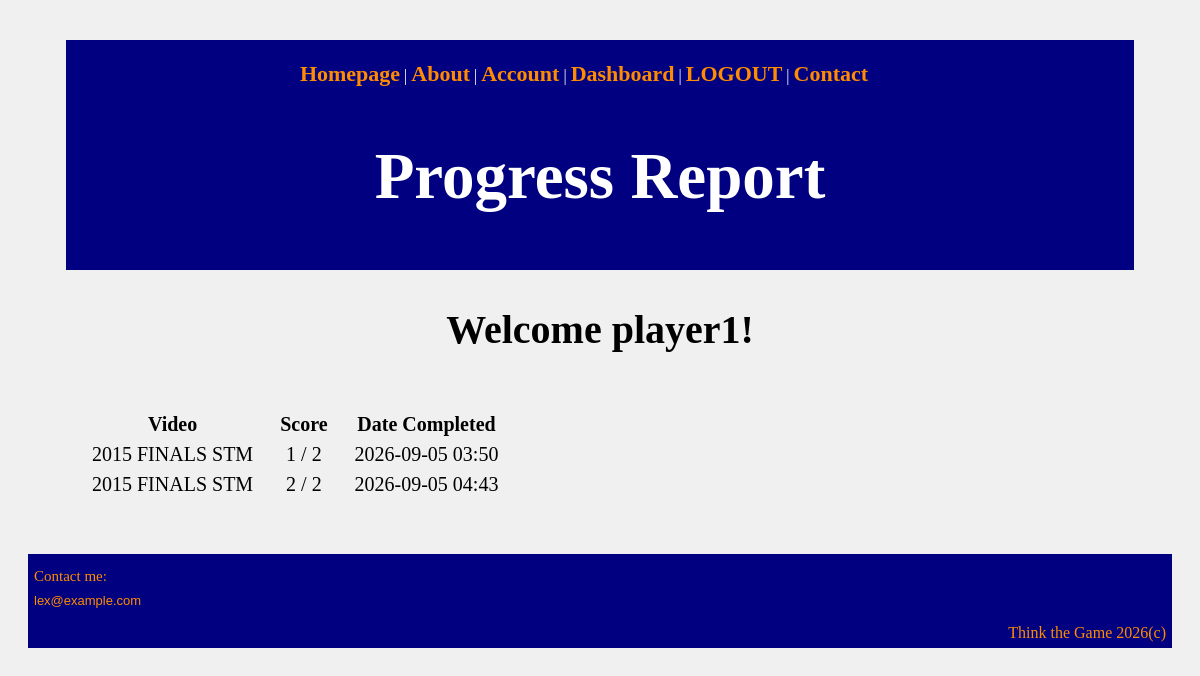
/player_progress (signed in), run on the app's committed database.
### basketball_decision_web/app_v2.py (models this page shows, shortened)
class User(UserMixin,db.Model):
    __tablename__ = "users"
    id = db.Column(db.Integer, primary_key=True)
    username = db.Column(db.String(80), unique=True, nullable=False)
    email = db.Column(db.String(120), unique=True, nullable=False)
    password_hash = db.Column(db.String(128), nullable=False)
    role = db.Column(db.String(20), nullable=False, default="player")
    coach_id = db.Column(db.Integer, db.ForeignKey("users.id"))
    created_at = db.Column(
        db.DateTime,
        nullable=False,
        default=datetime.utcnow,
        index=True
    )
    videos = db.relationship("Video", backref="user", lazy=True)
    coach = db.relationship("User", remote_side="User.id", backref="players")

class PlayerProgress(db.Model):
    id = db.Column(db.Integer, primary_key=True)
    user_id = db.Column(db.Integer, db.ForeignKey("users.id"), nullable=False)
    video_id = db.Column(db.Integer, db.ForeignKey("videos.id"), nullable=False)
    correct_answers = db.Column(db.Integer, default=0)
    total_questions = db.Column(db.Integer, default=0)
    timestamp = db.Column(db.DateTime, default=datetime.utcnow)
    user = db.relationship("User", backref="progress")
    video = db.relationship("Video", backref="progress")

class Video(db.Model):
    __tablename__ = "videos"
    id = db.Column(db.Integer, primary_key=True)
    user_id = db.Column(db.Integer, db.ForeignKey("users.id"), nullable=False)
    title = db.Column(db.String(120), nullable=False, index=True)
    description = db.Column(db.Text, nullable=True)
    category = db.Column(db.String(50), nullable=False, index=True)
    video_file = db.Column(db.String(255), nullable=False)
    created_at = db.Column(
        db.DateTime,
        nullable=False,
        default=datetime.utcnow,
        index=True
    )
    decision_points = db.relationship(
        "DecisionPoint",
        backref="video",
        lazy=True,
        cascade="all, delete-orphan",
        order_by="DecisionPoint.pause_time"
    )

### basketball_decision_web/app_v2.py (the view)
@app.route("/player_progress")
@player_required
def player_progress():
    if not current_user.is_authenticated:
        return redirect(url_for("login"))
    progress_entries = (
        PlayerProgress.query
        .filter_by(user_id=current_user.id)
        .join(Video)
        .filter(Video.user_id == current_user.coach_id)
        .all()
    )
    return render_template(
        "player_progress.html",
        progress_entries=progress_entries,
        user=current_user
    )

### basketball_decision_web/app_v2.py (called while the page is built)
@login_manager.user_loader
def load_user(user_id):
    return db.session.get(User, int(user_id))

def player_required(f):
    @wraps(f)
    def wrapper(*args, **kwargs):
        if not current_user.is_authenticated or current_user.role != "player":
            return "Forbidden", 403
        return f(*args, **kwargs)
    return wrapper

### basketball_decision_web/templates/player_progress.html
{% extends "base.html" %}
{% block content %}
<header>
    <nav>
        {% if current_user.is_authenticated %}
        <p><a href="{{ url_for('index') }}">Homepage</a> | <a href="{{ url_for('about') }}">About</a> | <a href="{{ url_for('account') }}">Account</a> | <a href="{{ url_for('dashboard') }}">Dashboard</a> | <a href="{{ url_for('logout') }}">LOGOUT</a> | <a href="#contact">Contact</a></p><br>
        {% else %}
        <p><a href="{{ url_for('index') }}">Homepage</a> | <a href="{{ url_for('about') }}">About</a> | <a href="{{ url_for('login') }}">Login/Register</a> | <a href="#contact">Contact</a></p>
        {% endif %}
    </nav>
    <h1 id="dashboard-title">Progress Report</h1>
</header>
<br><br>
<h2 id="dashboard-welcome">Welcome {{ current_user.username }}!</h2>
<br><br><br>
{% if progress_entries %}
    <table id="progress-table">
        <tr>
            <th id="progress-data">Video</th>
            <th id="progress-data">Score</th>
            <th id="progress-data">Date Completed</th>
        </tr>
        {% for entry in progress_entries %}
        <tr>
            <td id="progress-data">{{ entry.video.title }}</td>
            <td id="progress-data">{{ entry.correct_answers }} / {{ entry.total_questions }}</td>
            <td id="progress-data">{{ entry.timestamp.strftime("%Y-%m-%d %H:%M") }}</td>
        </tr>
        {% endfor %}
    </table>
{% else %}
    <p id="progress-text">You haven't completed any training videos yet.</p>
{% endif %}
{% endblock %}

### basketball_decision_web/static/style.css (style rules this page uses)
* { font-family: "MyFont", serif; box-sizing: border-box; }
body { background-color: rgb(240, 240, 240); border-color: navy; }
a { font-weight: bold; }
header { background-color: navy; color: white; border: 3px navy solid; padding: 10px; margin: 0; }
header h1 { height: fit-content; }
h2 { text-align: center; font-weight: bold; margin-top: 20px; font-size: 40px; }
nav { display: flex; justify-content: center; text-align: left; gap: 2rem; padding: 0.5rem 0; }
nav a { text-decoration: none; font-size: 22px; color: darkorange; }
nav p { margin: 0 auto; padding: 0 auto; }
a, nav a, .hero a, footer a, .video-card a { color: darkorange; font-weight: bold; }
#dashboard-title { text-align: center; font-weight: bold; font-size: 65px; }
#dashboard-welcome { text-align: center; font-size: 40px; margin: 0 auto; }
#progress-table { border-spacing: 25px 5px; }
#progress-data { text-align: center; font-size: 20px; }

### data on the page
User: username "player1"
PlayerProgress: video "2015 FINALS STM", correct_answers "1", total_questions "2", timestamp "2026-09-05 03:50"
PlayerProgress: video "2015 FINALS STM", correct_answers "2", total_questions "2", timestamp "2026-09-05 04:43"
